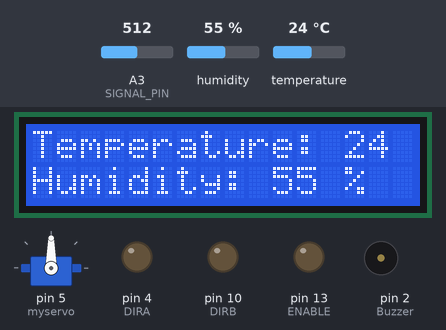
Recording of a sketch running on a simulated Arduino Uno, built with avr-gcc and run on an emulated ATmega328P. On the bench: 16×2 character LCD, servo, output pins drawn as LEDs (lit = HIGH), buzzer (waves = sounding). The test bench sets the inputs (shaded band); at power-on: A3 (SIGNAL_PIN) = 512, humidity 55 %, temperature 24 °C. What the sketch prints to the serial monitor is not drawn.

Above: at 2.1 s.
At 4.1 s:
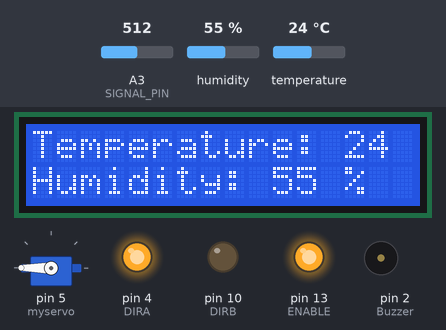
At 35.1 s:
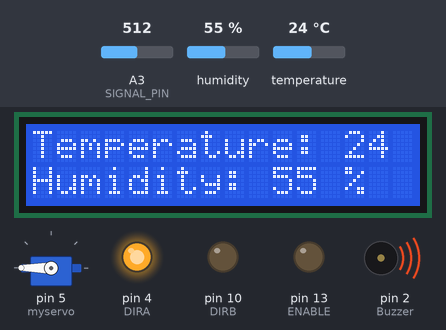
At 69.8 s:
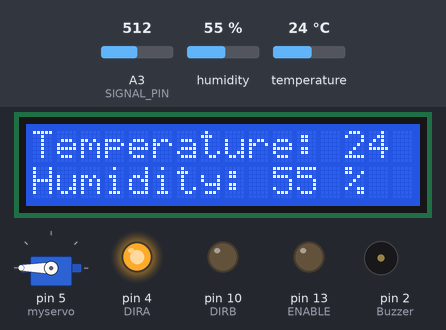
At 120.2 s:
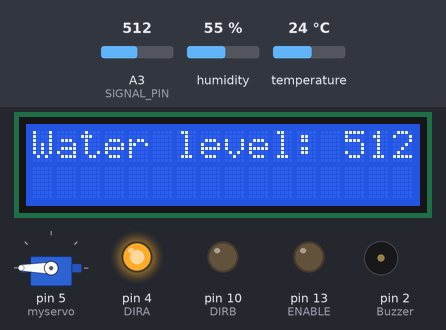
Timing chart, 0 to 125.7 s (numbered marks = the images above):
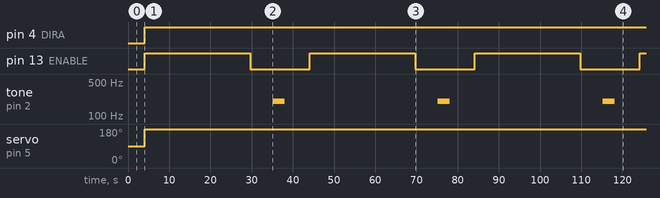

The sketch:

Code.ino
```cpp
#include <SimpleDHT.h>
#include <LiquidCrystal.h>
#include <Servo.h>

const int rs = 7, en = 6, d4 = 8, d5 = 9, d6 = 12, d7 = 11;
LiquidCrystal lcd(rs, en, d4, d5, d6, d7);
Servo myservo;
int Buzzer = 2;
int pinDHT11 = 3;
byte data;
SimpleDHT11 dht11(pinDHT11);
int SIGNAL_PIN = A3;
int value = 0;
#define ENABLE 13
#define DIRA 4
#define DIRB 10

int i;

void setup() {
  pinMode(ENABLE, OUTPUT);
  pinMode(DIRA, OUTPUT);
  pinMode(DIRB, OUTPUT);
  Serial.begin(9600);
  lcd.begin(16, 2);
  pinMode(Buzzer, OUTPUT);
  myservo.attach(5);
}

void loop() {
  byte temperature = 0;
  byte humidity = 0;
  data = dht11.read(&temperature, &humidity, NULL);
  Serial.print((int)temperature); Serial.print(" *C, ");
  Serial.print((int)humidity); Serial.println(" H");
  delay(2000);
  lcd.clear();
  lcd.setCursor(0, 0);
  lcd.print("Temperature: ");
  lcd.print((int)temperature);
  lcd.print(" *C");
  lcd.setCursor(0, 1);
  lcd.print("Humidity: ");
  lcd.print((int)humidity);
  lcd.print(" %");
  delay(2000);

  if (temperature > 22) {
    myservo.write(180);
    for (i = 255; i > 100; i--) {
      digitalWrite(DIRA, HIGH); //one way
      digitalWrite(DIRB, LOW);
      analogWrite(ENABLE, i); //enable on
      delay(200);
    }
    tone(Buzzer, 200);
    delay(3000);
    noTone(Buzzer);
    delay(2000);

  } else {
    myservo.write(0);
    noTone(Buzzer);
  }

  value = analogRead(SIGNAL_PIN);
  lcd.clear();
  lcd.setCursor(0, 0);
  lcd.print("Water level: ");
  lcd.print(value);
  Serial.print("Water level: ");
  Serial.println(value);

  if (value >= 700) {
    tone(Buzzer, 200);
    delay(3000);
    noTone(Buzzer);
    delay(3000);
    tone(Buzzer, 200);
    delay(3000);
    noTone(Buzzer);
    delay(3000);
  }
}
```

Measured:
- by itself, pin 4 (DIRA): LOW → HIGH at 4.1 s
- by itself, pin 13 (ENABLE): alternates HIGH for 25.6 s and LOW for 14.4 s
- by itself, tone on pin 2 (Buzzer): alternates 200 Hz for 3.0 s and silent for 37.0 s
- by itself, servo on pin 5 (myservo): 90° → 180° at 4.1 s
- what the display in image 0 shows lasts 38.0 s, from 2.1 s to 40.1 s
